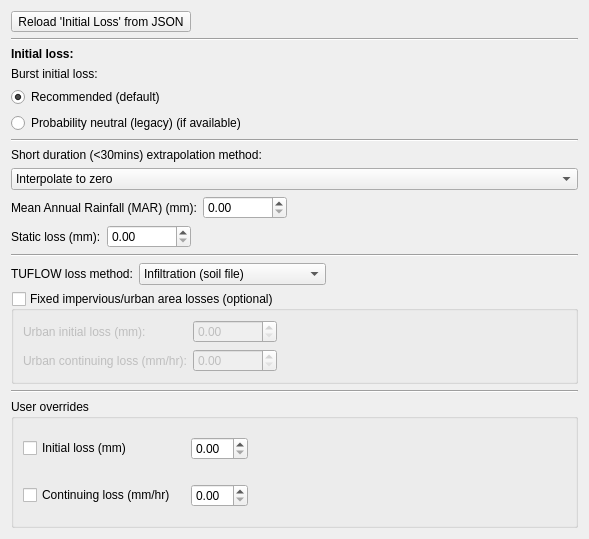
          <widget class="QWidget" name="il_scroll_area_widget">
           <property name="geometry">
            <rect>
             <x>0</x>
             <y>0</y>
             <width>589</width>
             <height>500</height>
            </rect>
           </property>
           <layout class="QVBoxLayout" name="verticalLayout_5">
            <item>
             <widget class="QToolButton" name="il_reload_json_tool_button">
              <property name="text">
               <string>Reload 'Initial Loss' from JSON</string>
              </property>
              <property name="toolButtonStyle">
               <enum>Qt::ToolButtonStyle::ToolButtonTextOnly</enum>
              </property>
             </widget>
            </item>
            <item>
             <widget class="Line" name="il_hori_line">
              <property name="orientation">
               <enum>Qt::Orientation::Horizontal</enum>
              </property>
             </widget>
            </item>
            <item>
             <widget class="QLabel" name="il_label">
              <property name="font">
               <font>
                <bold>true</bold>
               </font>
              </property>
              <property name="text">
               <string>Initial loss:</string>
              </property>
             </widget>
            </item>
            <item>
             <widget class="QLabel" name="il_burst_il_label">
              <property name="text">
               <string>Burst initial loss:</string>
              </property>
             </widget>
            </item>
            <item>
             <widget class="QRadioButton" name="il_burst_il_rec_radio_button">
              <property name="toolTip">
               <string>Use datahub 'recommended' initial loss table</string>
              </property>
              <property name="text">
               <string>Recommended (default)</string>
              </property>
              <property name="checked">
               <bool>true</bool>
              </property>
             </widget>
            </item>
            <item>
             <widget class="QRadioButton" name="il_burst_il_prop_neutral_radio_button">
              <property name="toolTip">
               <string>Use datahub 'probability neutral' initial loss table</string>
              </property>
              <property name="text">
               <string>Probability neutral (legacy) (if available)</string>
              </property>
             </widget>
            </item>
            <item>
             <widget class="Line" name="il_hori_line_1">
              <property name="orientation">
               <enum>Qt::Orientation::Horizontal</enum>
              </property>
             </widget>
            </item>
            <item>
             <layout class="QVBoxLayout" name="il_short_dur_vert_layout">
              <item>
               <widget class="QLabel" name="il_short_dur_extrapolation_method_label">
                <property name="toolTip">
                 <string>Extrapolation method for burst initial loss</string>
                </property>
                <property name="text">
                 <string>Short duration (&lt;30mins) extrapolation method:</string>
                </property>
               </widget>
              </item>
              <item>
               <widget class="QComboBox" name="il_short_dur_extrapolation_method_combobox">
                <property name="currentText">
                 <string>Interpolate to zero</string>
                </property>
                <property name="currentIndex">
                 <number>0</number>
                </property>
                <item>
                 <property name="text">
                  <string>Interpolate to zero</string>
                 </property>
                </item>
                <item>
                 <property name="text">
                  <string>Log-interpolate to zero</string>
                 </property>
                </item>
                <item>
                 <property name="text">
                  <string>Interpolate pre-burst</string>
                 </property>
                </item>
                <item>
                 <property name="text">
                  <string>Log-interpolate pre-burst</string>
                 </property>
                </item>
                <item>
                 <property name="text">
                  <string>Constant</string>
                 </property>
                </item>
                <item>
                 <property name="text">
                  <string>Constant pre-burst ratio (default)</string>
                 </property>
                </item>
                <item>
                 <property name="text">
                  <string>Rahman et al. 2002</string>
                 </property>
                </item>
                <item>
                 <property name="text">
                  <string>Hill et al. 1996/1998 (requires MAR)</string>
                 </property>
                </item>
                <item>
                 <property name="text">
                  <string>Static value (requires static loss)</string>
                 </property>
                </item>
               </widget>
              </item>
              <item>
               <layout class="QHBoxLayout" name="il_short_dur_mar_hori_layout">
                <item>
                 <widget class="QLabel" name="il_shor_dur_mar_label">
                  <property name="toolTip">
                   <string/>
                  </property>
                  <property name="text">
                   <string>Mean Annual Rainfall (MAR) (mm):</string>
                  </property>
                 </widget>
                </item>
                <item>
                 <widget class="QDoubleSpinBox" name="il_shor_dur_mar_value_spinbox">
                  <property name="maximum">
                   <double>999999.000000000000000</double>
                  </property>
                 </widget>
                </item>
                <item>
                 <spacer name="il_shor_dur_mar_hori_spacer">
                  <property name="orientation">
                   <enum>Qt::Orientation::Horizontal</enum>
                  </property>
                  <property name="sizeHint" stdset="0">
                   <size>
                    <width>40</width>
                    <height>20</height>
                   </size>
                  </property>
                 </spacer>
                </item>
               </layout>
              </item>
              <item>
               <layout class="QHBoxLayout" name="il_shor_dur_static_hori_layout">
                <item>
                 <widget class="QLabel" name="il_shor_dur_static_label">
                  <property name="text">
                   <string>Static loss (mm):</string>
                  </property>
                 </widget>
                </item>
                <item>
                 <widget class="QDoubleSpinBox" name="il_shor_dur_static_value_spinbox">
                  <property name="maximum">
                   <double>999999.000000000000000</double>
                  </property>
                 </widget>
                </item>
                <item>
                 <spacer name="il_shor_dur_static_hori_spacer">
                  <property name="orientation">
                   <enum>Qt::Orientation::Horizontal</enum>
                  </property>
                  <property name="sizeHint" stdset="0">
                   <size>
                    <width>40</width>
                    <height>20</height>
                   </size>
                  </property>
                 </spacer>
                </item>
               </layout>
              </item>
             </layout>
            </item>
            <item>
             <widget class="Line" name="il_hori_line_2">
              <property name="orientation">
               <enum>Qt::Orientation::Horizontal</enum>
              </property>
             </widget>
            </item>
            <item>
             <layout class="QVBoxLayout" name="il_tuflow_loss_method_vert_layout">
              <item>
               <layout class="QHBoxLayout" name="il_tuflow_loss_method_hori_layout">
                <item>
                 <widget class="QLabel" name="il_tuflow_loss_method_label">
                  <property name="text">
                   <string>TUFLOW loss method:</string>
                  </property>
                 </widget>
                </item>
                <item>
                 <widget class="QComboBox" name="il_tuflow_loss_method_combobox">
                  <item>
                   <property name="text">
                    <string>Infiltration (soil file)</string>
                   </property>
                  </item>
                  <item>
                   <property name="text">
                    <string>Rainfall excess (material file)</string>
                   </property>
                  </item>
                 </widget>
                </item>
                <item>
                 <spacer name="il_tuflow_loss_method_hori_spacer">
                  <property name="orientation">
                   <enum>Qt::Orientation::Horizontal</enum>
                  </property>
                  <property name="sizeHint" stdset="0">
                   <size>
                    <width>40</width>
                    <height>20</height>
                   </size>
                  </property>
                 </spacer>
                </item>
               </layout>
              </item>
              <item>
               <widget class="QgsCollapsibleGroupBox" name="il_tuflow_loss_method_infil_ilcl_block">
                <property name="toolTip">
                 <string>Fixed urban ILCL - requires rainfall excess TUFLOW loss method</string>
                </property>
                <property name="title">
                 <string>Fixed impervious/urban area losses (optional)</string>
                </property>
                <property name="checkable">
                 <bool>true</bool>
                </property>
                <property name="checked">
                 <bool>false</bool>
                </property>
                <property name="collapsed">
                 <bool>true</bool>
                </property>
                <layout class="QGridLayout" name="gridLayout_4">
                 <item row="1" column="2">
                  <spacer name="il_tuflow_loss_method_infil_cl_hori_spacer">
                   <property name="orientation">
                    <enum>Qt::Orientation::Horizontal</enum>
                   </property>
                   <property name="sizeHint" stdset="0">
                    <size>
                     <width>40</width>
                     <height>20</height>
                    </size>
                   </property>
                  </spacer>
                 </item>
                 <item row="0" column="0">
                  <widget class="QLabel" name="il_tuflow_loss_method_infil_il_label">
                   <property name="text">
                    <string>Urban initial loss (mm):</string>
                   </property>
                  </widget>
                 </item>
                 <item row="1" column="0">
                  <widget class="QLabel" name="il_tuflow_loss_method_infil_cl_label">
                   <property name="text">
                    <string>Urban continuing loss (mm/hr):</string>
                   </property>
                  </widget>
                 </item>
                 <item row="0" column="1">
                  <widget class="QDoubleSpinBox" name="il_tuflow_loss_method_infil_il_spinbox">
                   <property name="toolTip">
                    <string>Urban initial loss</string>
                   </property>
                   <property name="maximum">
                    <double>999999.000000000000000</double>
                   </property>
                  </widget>
                 </item>
                 <item row="0" column="2">
                  <spacer name="il_tuflow_loss_method_infil_il_hori_spacer">
                   <property name="orientation">
                    <enum>Qt::Orientation::Horizontal</enum>
                   </property>
                   <property name="sizeHint" stdset="0">
                    <size>
                     <width>40</width>
                     <height>20</height>
                    </size>
                   </property>
                  </spacer>
                 </item>
                 <item row="1" column="1">
                  <widget class="QDoubleSpinBox" name="il_tuflow_loss_method_infil_cl_spinbox">
                   <property name="toolTip">
                    <string>Urban continuing loss</string>
                   </property>
                   <property name="maximum">
                    <double>999999.000000000000000</double>
                   </property>
                  </widget>
                 </item>
                </layout>
               </widget>
              </item>
             </layout>
            </item>
            <item>
             <widget class="Line" name="il_hori_line_3">
              <property name="orientation">
               <enum>Qt::Orientation::Horizontal</enum>
              </property>
             </widget>
            </item>
            <item>
             <widget class="QgsCollapsibleGroupBox" name="il_user_overrides_block">
              <property name="title">
               <string>User overrides</string>
              </property>
              <property name="collapsed">
               <bool>false</bool>
              </property>
              <layout class="QGridLayout" name="gridLayout_3">
               <item row="0" column="2">
                <spacer name="il_user_overrides_il_hori_spacer">
                 <property name="orientation">
                  <enum>Qt::Orientation::Horizontal</enum>
                 </property>
                 <property name="sizeHint" stdset="0">
                  <size>
                   <width>40</width>
                   <height>20</height>
                  </size>
                 </property>
                </spacer>
               </item>
               <item row="2" column="2">
                <spacer name="il_user_overrides_cl_hori_spacer">
                 <property name="orientation">
                  <enum>Qt::Orientation::Horizontal</enum>
                 </property>
                 <property name="sizeHint" stdset="0">
                  <size>
                   <width>40</width>
                   <height>20</height>
                  </size>
                 </property>
                </spacer>
               </item>
               <item row="0" column="1">
                <widget class="QWidget" name="il_user_overrides_il_widget" native="true">
                 <layout class="QHBoxLayout" name="horizontalLayout">
                  <item>
                   <widget class="QDoubleSpinBox" name="il_user_overrides_il_spinbox">
                    <property name="toolTip">
                     <string>User specified initial loss</string>
                    </property>
                   </widget>
                  </item>
                 </layout>
                </widget>
               </item>
               <item row="2" column="1">
                <widget class="QWidget" name="il_user_overrides_cl_widget" native="true">
                 <layout class="QHBoxLayout" name="horizontalLayout_2">
                  <item>
                   <widget class="QDoubleSpinBox" name="il_user_overrides_cl_spinbox">
                    <property name="toolTip">
                     <string>User specified continuing loss</string>
                    </property>
                   </widget>
                  </item>
                 </layout>
                </widget>
               </item>
               <item row="2" column="0">
                <widget class="QCheckBox" name="il_user_overrides_cl_checkbox">
                 <property name="text">
                  <string>Continuing loss (mm/hr)</string>
                 </property>
                </widget>
               </item>
               <item row="0" column="0">
                <widget class="QCheckBox" name="il_user_overrides_il_checkbox">
                 <property name="toolTip">
                  <string/>
                 </property>
                 <property name="text">
                  <string>Initial loss (mm)</string>
                 </property>
                </widget>
               </item>
              </layout>
             </widget>
            </item>
            <item>
             <spacer name="il_tab_vert_spacer">
              <property name="orientation">
               <enum>Qt::Orientation::Vertical</enum>
              </property>
              <property name="sizeHint" stdset="0">
               <size>
                <width>20</width>
                <height>40</height>
               </size>
              </property>
             </spacer>
            </item>
           </layout>
          </widget>
